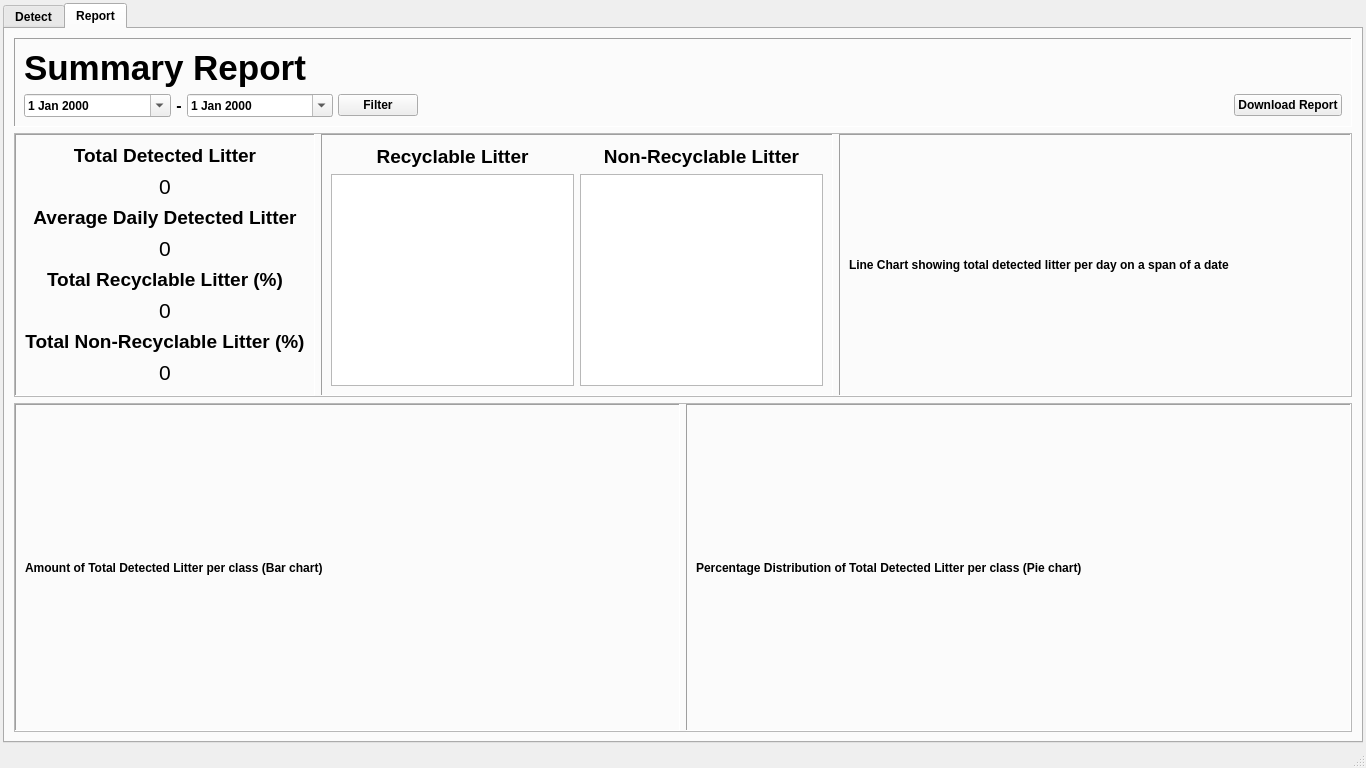
<?xml version="1.0" encoding="UTF-8"?>
<ui version="4.0">
 <class>MainWindow</class>
 <widget class="QMainWindow" name="MainWindow">
  <property name="geometry">
   <rect>
    <x>0</x>
    <y>0</y>
    <width>1366</width>
    <height>768</height>
   </rect>
  </property>
  <property name="minimumSize">
   <size>
    <width>1366</width>
    <height>768</height>
   </size>
  </property>
  <property name="windowTitle">
   <string>MainWindow</string>
  </property>
  <widget class="QWidget" name="centralwidget">
   <layout class="QGridLayout" name="gridLayout">
    <property name="leftMargin">
     <number>3</number>
    </property>
    <property name="topMargin">
     <number>3</number>
    </property>
    <property name="rightMargin">
     <number>3</number>
    </property>
    <property name="bottomMargin">
     <number>3</number>
    </property>
    <property name="verticalSpacing">
     <number>0</number>
    </property>
    <item row="0" column="0">
     <widget class="QTabWidget" name="tabWidget">
      <property name="font">
       <font>
        <pointsize>9</pointsize>
        <weight>75</weight>
        <bold>true</bold>
       </font>
      </property>
      <property name="currentIndex">
       <number>1</number>
      </property>
      <widget class="QWidget" name="detectTab">
       <attribute name="title">
        <string>Detect</string>
       </attribute>
       <layout class="QGridLayout" name="gridLayout_3">
        <item row="0" column="0">
         <layout class="QHBoxLayout" name="wholeWindowLayout" stretch="9,1">
          <property name="leftMargin">
           <number>1</number>
          </property>
          <property name="topMargin">
           <number>1</number>
          </property>
          <property name="rightMargin">
           <number>1</number>
          </property>
          <property name="bottomMargin">
           <number>1</number>
          </property>
          <item>
           <layout class="QVBoxLayout" name="leftLayout" stretch="0">
            <item>
             <widget class="QFrame" name="topLeftFrame">
              <property name="frameShape">
               <enum>QFrame::Panel</enum>
              </property>
              <property name="frameShadow">
               <enum>QFrame::Sunken</enum>
              </property>
              <layout class="QGridLayout" name="gridLayout_2">
               <item row="0" column="2">
                <widget class="QLabel" name="VideoWidget">
                 <property name="text">
                  <string/>
                 </property>
                 <property name="alignment">
                  <set>Qt::AlignCenter</set>
                 </property>
                </widget>
               </item>
              </layout>
             </widget>
            </item>
           </layout>
          </item>
          <item>
           <widget class="QFrame" name="rightFrame">
            <property name="frameShape">
             <enum>QFrame::NoFrame</enum>
            </property>
            <property name="frameShadow">
             <enum>QFrame::Plain</enum>
            </property>
            <layout class="QVBoxLayout" name="verticalLayout_2" stretch="1,2,5,0">
             <property name="leftMargin">
              <number>0</number>
             </property>
             <property name="topMargin">
              <number>0</number>
             </property>
             <property name="rightMargin">
              <number>0</number>
             </property>
             <property name="bottomMargin">
              <number>0</number>
             </property>
             <item>
              <widget class="QFrame" name="rightFirstFrame">
               <property name="frameShape">
                <enum>QFrame::Panel</enum>
               </property>
               <property name="frameShadow">
                <enum>QFrame::Raised</enum>
               </property>
               <property name="lineWidth">
                <number>3</number>
               </property>
               <layout class="QVBoxLayout" name="verticalLayout">
                <item>
                 <widget class="QLabel" name="LitterEyeTitle">
                  <property name="font">
                   <font>
                    <pointsize>14</pointsize>
                    <weight>75</weight>
                    <bold>true</bold>
                   </font>
                  </property>
                  <property name="text">
                   <string>LitterEye v1</string>
                  </property>
                  <property name="alignment">
                   <set>Qt::AlignCenter</set>
                  </property>
                 </widget>
                </item>
               </layout>
              </widget>
             </item>
             <item>
              <widget class="QFrame" name="rightSecondFrame">
               <property name="frameShape">
                <enum>QFrame::Panel</enum>
               </property>
               <property name="frameShadow">
                <enum>QFrame::Sunken</enum>
               </property>
               <layout class="QVBoxLayout" name="verticalLayout_3" stretch="0,0">
                <item>
                 <widget class="QLabel" name="totalObjectsDetectedTitle">
                  <property name="font">
                   <font>
                    <pointsize>14</pointsize>
                    <weight>75</weight>
                    <bold>true</bold>
                   </font>
                  </property>
                  <property name="text">
                   <string>Total Objects Detected</string>
                  </property>
                  <property name="alignment">
                   <set>Qt::AlignCenter</set>
                  </property>
                 </widget>
                </item>
                <item>
                 <widget class="QLabel" name="totalObjectsDetectedNumber">
                  <property name="font">
                   <font>
                    <pointsize>36</pointsize>
                    <weight>50</weight>
                    <bold>false</bold>
                   </font>
                  </property>
                  <property name="text">
                   <string>0</string>
                  </property>
                  <property name="alignment">
                   <set>Qt::AlignCenter</set>
                  </property>
                 </widget>
                </item>
               </layout>
              </widget>
             </item>
             <item>
              <widget class="QFrame" name="rightThirdFrame">
               <property name="frameShape">
                <enum>QFrame::Panel</enum>
               </property>
               <property name="frameShadow">
                <enum>QFrame::Sunken</enum>
               </property>
               <layout class="QVBoxLayout" name="verticalLayout_4" stretch="0,0">
                <item>
                 <widget class="QLabel" name="detectedObjectsTitle">
                  <property name="font">
                   <font>
                    <pointsize>14</pointsize>
                    <weight>75</weight>
                    <bold>true</bold>
                   </font>
                  </property>
                  <property name="text">
                   <string>Detected Objects</string>
                  </property>
                  <property name="alignment">
                   <set>Qt::AlignCenter</set>
                  </property>
                 </widget>
                </item>
                <item>
                 <widget class="QListWidget" name="listWidget"/>
                </item>
               </layout>
              </widget>
             </item>
             <item>
              <widget class="QFrame" name="rightFourthFrame">
               <property name="frameShape">
                <enum>QFrame::Panel</enum>
               </property>
               <property name="frameShadow">
                <enum>QFrame::Sunken</enum>
               </property>
               <layout class="QVBoxLayout" name="verticalLayout_5" stretch="0,0,0,0">
                <item>
                 <widget class="QLabel" name="CameraSettingsLabel">
                  <property name="font">
                   <font>
                    <pointsize>14</pointsize>
                    <weight>75</weight>
                    <bold>true</bold>
                   </font>
                  </property>
                  <property name="text">
                   <string>Camera Settings</string>
                  </property>
                  <property name="scaledContents">
                   <bool>false</bool>
                  </property>
                  <property name="alignment">
                   <set>Qt::AlignCenter</set>
                  </property>
                 </widget>
                </item>
                <item>
                 <layout class="QHBoxLayout" name="horizontalLayout_2" stretch="1,9">
                  <property name="spacing">
                   <number>5</number>
                  </property>
                  <property name="leftMargin">
                   <number>0</number>
                  </property>
                  <property name="topMargin">
                   <number>0</number>
                  </property>
                  <item>
                   <widget class="QLabel" name="CameraSourceLabel">
                    <property name="font">
                     <font>
                      <pointsize>10</pointsize>
                      <weight>50</weight>
                      <bold>false</bold>
                     </font>
                    </property>
                    <property name="text">
                     <string>Source</string>
                    </property>
                   </widget>
                  </item>
                  <item>
                   <widget class="QComboBox" name="CameraSourceComboBox"/>
                  </item>
                 </layout>
                </item>
                <item>
                 <layout class="QHBoxLayout" name="horizontalLayout_5">
                  <property name="topMargin">
                   <number>0</number>
                  </property>
                  <item>
                   <widget class="QPushButton" name="StartRecordButton">
                    <property name="text">
                     <string>Start Record</string>
                    </property>
                   </widget>
                  </item>
                  <item>
                   <widget class="QPushButton" name="SetAlertButton">
                    <property name="text">
                     <string>Set Alert</string>
                    </property>
                   </widget>
                  </item>
                 </layout>
                </item>
                <item>
                 <widget class="QPushButton" name="advancedSettingsButton">
                  <property name="sizePolicy">
                   <sizepolicy hsizetype="Minimum" vsizetype="Fixed">
                    <horstretch>0</horstretch>
                    <verstretch>0</verstretch>
                   </sizepolicy>
                  </property>
                  <property name="autoFillBackground">
                   <bool>false</bool>
                  </property>
                  <property name="text">
                   <string>Advanced Settings</string>
                  </property>
                  <property name="autoDefault">
                   <bool>false</bool>
                  </property>
                  <property name="default">
                   <bool>false</bool>
                  </property>
                  <property name="flat">
                   <bool>false</bool>
                  </property>
                 </widget>
                </item>
               </layout>
              </widget>
             </item>
            </layout>
           </widget>
          </item>
         </layout>
        </item>
       </layout>
      </widget>
      <widget class="QWidget" name="reportTab">
       <attribute name="title">
        <string>Report</string>
       </attribute>
       <layout class="QVBoxLayout" name="verticalLayout_6" stretch="1,4,5">
        <item>
         <widget class="QFrame" name="topFrame">
          <property name="frameShape">
           <enum>QFrame::Panel</enum>
          </property>
          <property name="frameShadow">
           <enum>QFrame::Sunken</enum>
          </property>
          <layout class="QVBoxLayout" name="verticalLayout_7" stretch="7,3">
           <item>
            <widget class="QLabel" name="SummaryReportLabel">
             <property name="font">
              <font>
               <pointsize>26</pointsize>
               <weight>75</weight>
               <bold>true</bold>
              </font>
             </property>
             <property name="text">
              <string>Summary Report</string>
             </property>
            </widget>
           </item>
           <item>
            <layout class="QHBoxLayout" name="topFrameLayout" stretch="3,7">
             <item>
              <layout class="QHBoxLayout" name="topFrameLeftLayout_2" stretch="1,1,1,1">
               <property name="spacing">
                <number>5</number>
               </property>
               <property name="sizeConstraint">
                <enum>QLayout::SetMinAndMaxSize</enum>
               </property>
               <property name="rightMargin">
                <number>0</number>
               </property>
               <item>
                <widget class="QDateEdit" name="fromDateEdit">
                 <property name="sizePolicy">
                  <sizepolicy hsizetype="Minimum" vsizetype="Fixed">
                   <horstretch>0</horstretch>
                   <verstretch>0</verstretch>
                  </sizepolicy>
                 </property>
                 <property name="minimumSize">
                  <size>
                   <width>0</width>
                   <height>0</height>
                  </size>
                 </property>
                 <property name="layoutDirection">
                  <enum>Qt::LeftToRight</enum>
                 </property>
                 <property name="buttonSymbols">
                  <enum>QAbstractSpinBox::UpDownArrows</enum>
                 </property>
                 <property name="calendarPopup">
                  <bool>true</bool>
                 </property>
                </widget>
               </item>
               <item>
                <widget class="QLabel" name="dateEditMinusLabel">
                 <property name="sizePolicy">
                  <sizepolicy hsizetype="Fixed" vsizetype="Fixed">
                   <horstretch>0</horstretch>
                   <verstretch>0</verstretch>
                  </sizepolicy>
                 </property>
                 <property name="font">
                  <font>
                   <pointsize>12</pointsize>
                   <weight>75</weight>
                   <bold>true</bold>
                  </font>
                 </property>
                 <property name="text">
                  <string>-</string>
                 </property>
                 <property name="alignment">
                  <set>Qt::AlignCenter</set>
                 </property>
                </widget>
               </item>
               <item>
                <widget class="QDateEdit" name="toDateEdit">
                 <property name="sizePolicy">
                  <sizepolicy hsizetype="Minimum" vsizetype="Fixed">
                   <horstretch>0</horstretch>
                   <verstretch>0</verstretch>
                  </sizepolicy>
                 </property>
                 <property name="calendarPopup">
                  <bool>true</bool>
                 </property>
                </widget>
               </item>
               <item>
                <widget class="QPushButton" name="filterButton">
                 <property name="sizePolicy">
                  <sizepolicy hsizetype="Fixed" vsizetype="Fixed">
                   <horstretch>0</horstretch>
                   <verstretch>0</verstretch>
                  </sizepolicy>
                 </property>
                 <property name="text">
                  <string>Filter</string>
                 </property>
                </widget>
               </item>
              </layout>
             </item>
             <item>
              <layout class="QHBoxLayout" name="topFrameRightLayout">
               <item alignment="Qt::AlignRight|Qt::AlignVCenter">
                <widget class="QPushButton" name="downloadReportButton">
                 <property name="text">
                  <string>Download Report</string>
                 </property>
                </widget>
               </item>
              </layout>
             </item>
            </layout>
           </item>
          </layout>
         </widget>
        </item>
        <item>
         <widget class="QFrame" name="centerFrame">
          <property name="frameShape">
           <enum>QFrame::StyledPanel</enum>
          </property>
          <property name="frameShadow">
           <enum>QFrame::Raised</enum>
          </property>
          <layout class="QHBoxLayout" name="horizontalLayout" stretch="2,4,4">
           <property name="leftMargin">
            <number>0</number>
           </property>
           <property name="topMargin">
            <number>0</number>
           </property>
           <property name="rightMargin">
            <number>0</number>
           </property>
           <property name="bottomMargin">
            <number>0</number>
           </property>
           <item>
            <widget class="QFrame" name="centerLeftFrame">
             <property name="frameShape">
              <enum>QFrame::Panel</enum>
             </property>
             <property name="frameShadow">
              <enum>QFrame::Sunken</enum>
             </property>
             <layout class="QVBoxLayout" name="verticalLayout_12" stretch="2,2,2,2">
              <item>
               <layout class="QVBoxLayout" name="verticalLayout_8" stretch="2,8">
                <item>
                 <widget class="QLabel" name="label">
                  <property name="font">
                   <font>
                    <pointsize>14</pointsize>
                    <weight>75</weight>
                    <bold>true</bold>
                   </font>
                  </property>
                  <property name="text">
                   <string>Total Detected Litter</string>
                  </property>
                  <property name="alignment">
                   <set>Qt::AlignCenter</set>
                  </property>
                 </widget>
                </item>
                <item>
                 <widget class="QLabel" name="totalDetectedLitterLabel">
                  <property name="font">
                   <font>
                    <pointsize>16</pointsize>
                    <weight>50</weight>
                    <bold>false</bold>
                   </font>
                  </property>
                  <property name="text">
                   <string>0</string>
                  </property>
                  <property name="alignment">
                   <set>Qt::AlignCenter</set>
                  </property>
                 </widget>
                </item>
               </layout>
              </item>
              <item>
               <layout class="QVBoxLayout" name="verticalLayout_9" stretch="2,8">
                <item>
                 <widget class="QLabel" name="label_3">
                  <property name="font">
                   <font>
                    <pointsize>14</pointsize>
                    <weight>75</weight>
                    <bold>true</bold>
                   </font>
                  </property>
                  <property name="text">
                   <string>Average Daily Detected Litter</string>
                  </property>
                  <property name="alignment">
                   <set>Qt::AlignCenter</set>
                  </property>
                 </widget>
                </item>
                <item>
                 <widget class="QLabel" name="averageDailyDetectedLitterLabel">
                  <property name="font">
                   <font>
                    <pointsize>16</pointsize>
                    <weight>50</weight>
                    <bold>false</bold>
                   </font>
                  </property>
                  <property name="text">
                   <string>0</string>
                  </property>
                  <property name="alignment">
                   <set>Qt::AlignCenter</set>
                  </property>
                 </widget>
                </item>
               </layout>
              </item>
              <item>
               <layout class="QVBoxLayout" name="verticalLayout_10" stretch="2,8">
                <item>
                 <widget class="QLabel" name="label_4">
                  <property name="font">
                   <font>
                    <pointsize>14</pointsize>
                    <weight>75</weight>
                    <bold>true</bold>
                   </font>
                  </property>
                  <property name="text">
                   <string>Total Recyclable Litter (%)</string>
                  </property>
                  <property name="alignment">
                   <set>Qt::AlignCenter</set>
                  </property>
                 </widget>
                </item>
                <item>
                 <widget class="QLabel" name="totalRecyclableLitterLabel">
                  <property name="font">
                   <font>
                    <pointsize>16</pointsize>
                    <weight>50</weight>
                    <bold>false</bold>
                   </font>
                  </property>
                  <property name="text">
                   <string>0</string>
                  </property>
                  <property name="alignment">
                   <set>Qt::AlignCenter</set>
                  </property>
                 </widget>
                </item>
               </layout>
              </item>
              <item>
               <layout class="QVBoxLayout" name="verticalLayout_11" stretch="2,8">
                <item>
                 <widget class="QLabel" name="label_6">
                  <property name="font">
                   <font>
                    <pointsize>14</pointsize>
                    <weight>75</weight>
                    <bold>true</bold>
                   </font>
                  </property>
                  <property name="text">
                   <string>Total Non-Recyclable Litter (%)</string>
                  </property>
                  <property name="alignment">
                   <set>Qt::AlignCenter</set>
                  </property>
                 </widget>
                </item>
                <item>
                 <widget class="QLabel" name="totalNonRecyclableLitterLabel">
                  <property name="font">
                   <font>
                    <pointsize>16</pointsize>
                    <weight>50</weight>
                    <bold>false</bold>
                   </font>
                  </property>
                  <property name="text">
                   <string>0</string>
                  </property>
                  <property name="alignment">
                   <set>Qt::AlignCenter</set>
                  </property>
                 </widget>
                </item>
               </layout>
              </item>
             </layout>
            </widget>
           </item>
           <item>
            <widget class="QFrame" name="centerCenterFrame">
             <property name="frameShape">
              <enum>QFrame::Panel</enum>
             </property>
             <property name="frameShadow">
              <enum>QFrame::Sunken</enum>
             </property>
             <layout class="QHBoxLayout" name="horizontalLayout_3" stretch="5,5">
              <item>
               <layout class="QVBoxLayout" name="verticalLayout_13" stretch="1,9">
                <item>
                 <widget class="QLabel" name="label_9">
                  <property name="font">
                   <font>
                    <pointsize>14</pointsize>
                    <weight>75</weight>
                    <bold>true</bold>
                   </font>
                  </property>
                  <property name="text">
                   <string>Recyclable Litter</string>
                  </property>
                  <property name="alignment">
                   <set>Qt::AlignCenter</set>
                  </property>
                 </widget>
                </item>
                <item>
                 <widget class="QListWidget" name="recyclableLitterListWidget">
                  <property name="layoutMode">
                   <enum>QListView::SinglePass</enum>
                  </property>
                  <property name="modelColumn">
                   <number>0</number>
                  </property>
                 </widget>
                </item>
               </layout>
              </item>
              <item>
               <layout class="QVBoxLayout" name="verticalLayout_14" stretch="1,9">
                <item>
                 <widget class="QLabel" name="label_10">
                  <property name="font">
                   <font>
                    <pointsize>14</pointsize>
                    <weight>75</weight>
                    <bold>true</bold>
                   </font>
                  </property>
                  <property name="text">
                   <string>Non-Recyclable Litter</string>
                  </property>
                  <property name="alignment">
                   <set>Qt::AlignCenter</set>
                  </property>
                 </widget>
                </item>
                <item>
                 <widget class="QListWidget" name="nonRecyclableLitterListWidget"/>
                </item>
               </layout>
              </item>
             </layout>
            </widget>
           </item>
           <item>
            <widget class="QFrame" name="centerRightFrame">
             <property name="frameShape">
              <enum>QFrame::Panel</enum>
             </property>
             <property name="frameShadow">
              <enum>QFrame::Sunken</enum>
             </property>
             <layout class="QGridLayout" name="gridLayout_4">
              <item row="0" column="0">
               <widget class="QLabel" name="lineChart">
                <property name="text">
                 <string>Line Chart showing total detected litter per day on a span of a date</string>
                </property>
               </widget>
              </item>
             </layout>
            </widget>
           </item>
          </layout>
         </widget>
        </item>
        <item>
         <widget class="QFrame" name="bottomFrame">
          <property name="frameShape">
           <enum>QFrame::StyledPanel</enum>
          </property>
          <property name="frameShadow">
           <enum>QFrame::Plain</enum>
          </property>
          <layout class="QHBoxLayout" name="horizontalLayout_4">
           <property name="leftMargin">
            <number>0</number>
           </property>
           <property name="topMargin">
            <number>0</number>
           </property>
           <property name="rightMargin">
            <number>0</number>
           </property>
           <property name="bottomMargin">
            <number>0</number>
           </property>
           <item>
            <widget class="QFrame" name="frame">
             <property name="frameShape">
              <enum>QFrame::Panel</enum>
             </property>
             <property name="frameShadow">
              <enum>QFrame::Sunken</enum>
             </property>
             <layout class="QGridLayout" name="gridLayout_5">
              <item row="0" column="0">
               <widget class="QLabel" name="barChart">
                <property name="text">
                 <string>Amount of Total Detected Litter per class (Bar chart)</string>
                </property>
               </widget>
              </item>
             </layout>
            </widget>
           </item>
           <item>
            <widget class="QFrame" name="frame_2">
             <property name="frameShape">
              <enum>QFrame::Panel</enum>
             </property>
             <property name="frameShadow">
              <enum>QFrame::Sunken</enum>
             </property>
             <layout class="QGridLayout" name="gridLayout_6">
              <item row="0" column="0">
               <widget class="QLabel" name="pieChart">
                <property name="text">
                 <string>Percentage Distribution of Total Detected Litter per class (Pie chart)</string>
                </property>
               </widget>
              </item>
             </layout>
            </widget>
           </item>
          </layout>
         </widget>
        </item>
       </layout>
      </widget>
     </widget>
    </item>
   </layout>
  </widget>
  <widget class="QStatusBar" name="statusbar"/>
 </widget>
 <resources/>
 <connections/>
</ui>
